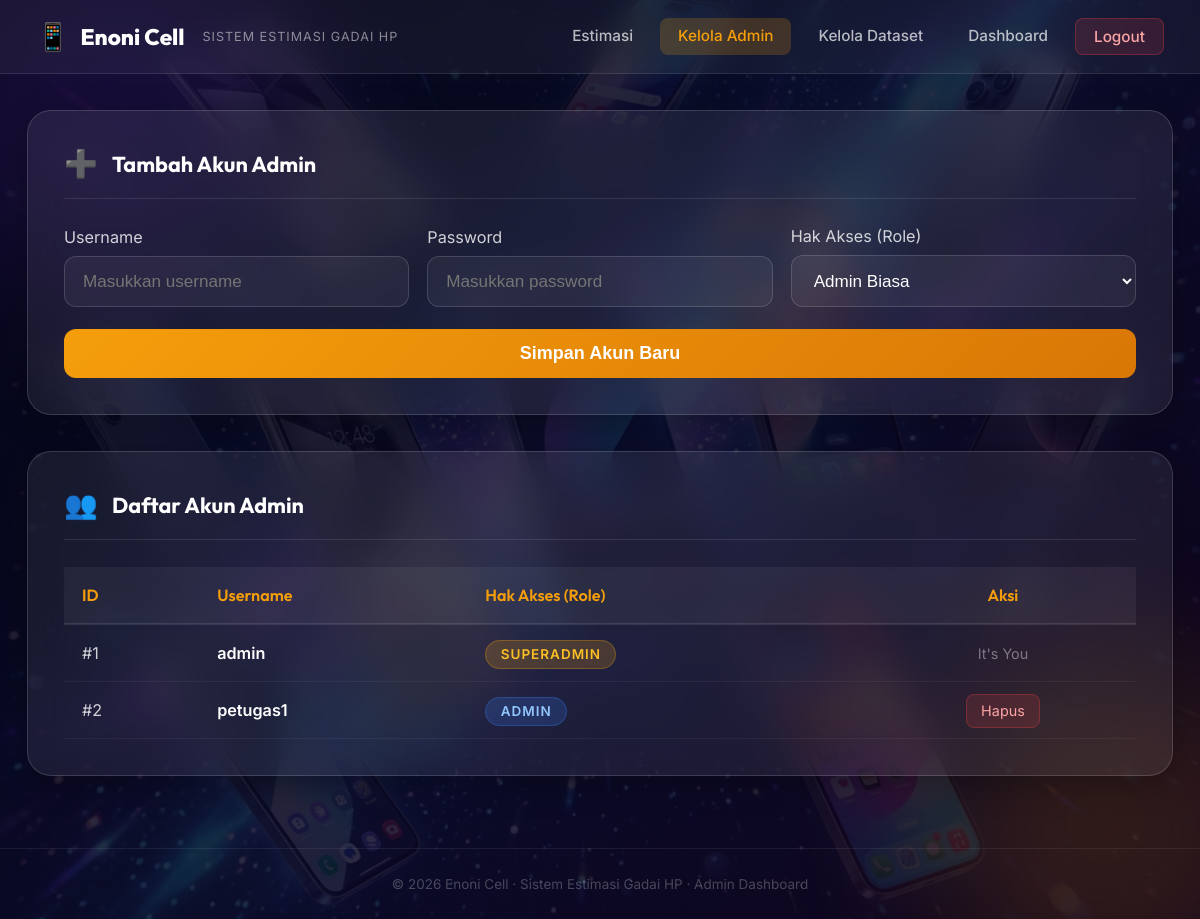
Screenshot of /users (signed in) with the database file from the repository.
### app.py (models this page shows)
class User(db.Model):
    id_user = db.Column(db.Integer, primary_key=True)
    username = db.Column(db.String(50), unique=True, nullable=False)
    password = db.Column(db.String(200), nullable=False) # Hashed password (Jangan 50, hash werkzeug butuh ~162 karakter)
    role = db.Column(db.Enum('superadmin', 'admin', name='user_roles'), default='admin', nullable=False)

### app.py (the view)
@app.route('/users')
def users():
    if not session.get('logged_in'):
        return redirect(url_for('login'))
    if session.get('role') != 'superadmin':
        flash('Akses ditolak! Anda bukan Superadmin.', 'danger')
        return redirect(url_for('dashboard'))
    all_users = User.query.all()
    return render_template('users.html', users=all_users)

### app.py (called while the page is built)
@app.before_request
def require_login():
    allowed_routes = ['login', 'static']
    if request.endpoint not in allowed_routes and not session.get('logged_in'):
        return redirect(url_for('login'))

@app.after_request
def add_header(response):
    response.headers['Cache-Control'] = 'no-store, no-cache, must-revalidate, max-age=0'
    response.headers['Pragma'] = 'no-cache'
    response.headers['Expires'] = '-1'
    return response

### templates/users.html (shortened to what this page needs)
<!DOCTYPE html>
<html lang="id">
<head>
</head>
<body>
<div class="bg-wrapper">
  <img src="{{ url_for('static', filename='img/phone_background.png') }}" alt="bg">
  <div class="bg-overlay"></div>
</div>
<div class="blob blob-1"></div>
<div class="blob blob-2"></div>
<nav class="navbar">
  <div class="nav-brand">
    <span class="nav-icon">📱</span>
    <span class="nav-title">Enoni Cell</span>
    <span class="nav-sub">Sistem Estimasi Gadai HP</span>
  </div>
  <div class="nav-links">
    <a href="/" class="nav-link">Estimasi</a>
    {% if session.get('logged_in') %}
      {% if session.get('role') == 'superadmin' %}
      <a href="/users" class="nav-link active">Kelola Admin</a>
      {% endif %}
      <a href="/dataset" class="nav-link">Kelola Dataset</a>
      <a href="/dashboard" class="nav-link">Dashboard</a>
      <a href="/logout" class="nav-link btn-logout">Logout</a>
    {% endif %}
  </div>
</nav>
<div class="dashboard-container">
  <div class="db-grid">
    <div class="glass-card">
      <div class="card-header">
        <span class="card-icon">➕</span>
        <h2>Tambah Akun Admin</h2>
      </div>
      <form action="/add_user" method="POST">
        <div class="form-row">
          <div class="form-group">
            <label for="username">Username</label>
            <input type="text" id="username" name="username" class="form-control" required placeholder="Masukkan username">
          </div>
          <div class="form-group">
            <label for="password">Password</label>
            <input type="password" id="password" name="password" class="form-control" required placeholder="Masukkan password">
          </div>
          <div class="form-group">
            <label for="role">Hak Akses (Role)</label>
            <select id="role" name="role" class="form-control" required>
              <option value="admin">Admin Biasa</option>
            </select>
          </div>
        </div>
        <div class="form-row" style="grid-template-columns: 1fr;">
            <button type="submit" class="btn-submit">
                <span>Simpan Akun Baru</span>
            </button>
        </div>
      </form>
    </div>
    <div class="glass-card">
      <div class="card-header">
        <span class="card-icon">👥</span>
        <h2>Daftar Akun Admin</h2>
      </div>
      <div class="table-responsive">
        <table class="db-table">
          <thead>
            <tr>
              <th>ID</th>
              <th>Username</th>
              <th>Hak Akses (Role)</th>
              <th style="text-align: center;">Aksi</th>
            </tr>
          </thead>
          <tbody>
            {% for u in users %}
            <tr>
              <td>#{{ u.id_user }}</td>
              <td style="font-weight: 600; color: #fff;">{{ u.username }}</td>
              <td>
                <span class="badge {{ 'badge-superadmin' if u.role == 'superadmin' else 'badge-admin' }}">
                  {{ u.role }}
                </span>
              </td>
              <td style="text-align: center;">
                {% if u.username == session['username'] %}
                  <span style="font-size: 0.8rem; color: rgba(255,255,255,0.4);">It's You</span>
                {% else %}
                  <a href="/delete_user/{{ u.id_user }}" class="btn-delete" onclick="return confirm('Apakah Anda yakin ingin menghapus akun {{ u.username }}?');">Hapus</a>
                {% endif %}
              </td>
            </tr>
            {% endfor %}
          </tbody>
        </table>
      </div>
    </div>
  </div>
</div>
<footer class="footer">
  &copy; 2026 Enoni Cell · Sistem Estimasi Gadai HP · Admin Dashboard
</footer>
</body>
</html>

### templates/users.html (style rules this page uses)
*, *::before, *::after { margin:0; padding:0; box-sizing:border-box; }
html { font-size: 18px; }
body { font-family: 'Inter', sans-serif; min-height: 100vh; background: #0a0a1a; color: #fff; }
.bg-wrapper { position: fixed; inset: 0; z-index: 0; }
.bg-wrapper img { width: 100%; height: 100%; object-fit: cover; object-position: center; opacity: 0.6; }
.bg-overlay { position: absolute; inset: 0; background: linear-gradient(135deg, rgba(5,5,20,0.85) 0%, rgba(10,10,40,0.75) 50%, rgba(20,5,30,0.85) 100%); }
.blob { position:fixed; border-radius:50%; filter:blur(80px); opacity:0.15; z-index:1; pointer-events:none; }
.blob-1 { width:400px; height:400px; background:#7c3aed; top:-100px; left:-100px; }
.blob-2 { width:350px; height:350px; background:#f59e0b; bottom:-80px; right:-80px; }
.navbar { position: relative; z-index: 10; display: flex; align-items: center; justify-content: space-between; padding: 1rem 2rem; background: rgba(255,255,255,0.05); backdrop-filter: blur(12px); border-bottom: 1px solid rgba(255,255,255,0.1); }
.nav-brand { display:flex; align-items:center; gap:0.6rem; }
.nav-icon { font-size:1.5rem; }
.nav-title { font-family:'Outfit',sans-serif; font-size:1.25rem; font-weight:800; color:#fff; }
.nav-sub { font-size:0.7rem; color:rgba(255,255,255,0.5); margin-left:0.4rem; text-transform:uppercase; letter-spacing:1px; }
.nav-links { display:flex; gap:0.5rem; }
.nav-link { padding: 0.45rem 1rem; border-radius: 8px; color: rgba(255,255,255,0.7); text-decoration:none; font-size:0.85rem; font-weight:500; transition: all 0.2s; }
.nav-link.active { background:rgba(245,158,11,0.2); color:#f59e0b; }
.nav-link.btn-logout { background: rgba(239,68,68,0.15); color:#fca5a5; border:1px solid rgba(239,68,68,0.3); }
.dashboard-container { position: relative; z-index: 5; max-width: 1200px; margin: 0 auto; padding: 2rem 1.5rem 4rem; }
.db-grid { display: flex; flex-direction: column; gap: 2rem; }
.glass-card { background: rgba(255,255,255,0.07); backdrop-filter: blur(20px); border: 1px solid rgba(255,255,255,0.15); border-radius: 24px; padding: 2rem; box-shadow: 0 8px 32px rgba(0,0,0,0.3); }
.card-header { display:flex; align-items:center; gap:0.8rem; margin-bottom:1.5rem; padding-bottom: 1rem; border-bottom: 1px solid rgba(255,255,255,0.1); }
.card-header h2 { font-family:'Outfit',sans-serif; font-size:1.2rem; font-weight:700; color:#fff; }
.card-icon { font-size:1.5rem; }
.form-group { margin-bottom: 1.2rem; }
.form-group label { display: block; margin-bottom: 0.5rem; font-size: 0.9rem; color: rgba(255,255,255,0.8); }
.form-control { width: 100%; padding: 0.8rem 1rem; background: rgba(255,255,255,0.05); border: 1px solid rgba(255,255,255,0.15); border-radius: 12px; color: #fff; font-size: 0.95rem; outline: none; transition: all 0.2s; }
.form-control option { background: #1a1a2e; color: #fff; }
.form-row { display: grid; grid-template-columns: 1fr 1fr 1fr; gap: 1rem; align-items: end; }
.btn-submit { background: linear-gradient(135deg, #f59e0b 0%, #d97706 100%); color: #fff; border: none; padding: 0.8rem 1.5rem; border-radius: 12px; font-weight: 600; font-size: 1rem; cursor: pointer; display: flex; align-items: center; justify-content: center; gap: 0.5rem; transition: all 0.2s; width: 100%; }
.table-responsive { overflow-x: auto; }
.db-table { width: 100%; border-collapse: collapse; font-size: 0.9rem; color: rgba(255,255,255,0.8); }
.db-table th { text-align: left; padding: 1rem; background: rgba(255,255,255,0.05); font-family: 'Outfit', sans-serif; font-weight: 600; color: #f59e0b; border-bottom: 2px solid rgba(255,255,255,0.1); }
.db-table td { padding: 1rem; border-bottom: 1px solid rgba(255,255,255,0.05); vertical-align: middle; }
.badge { padding: 0.3rem 0.8rem; border-radius: 20px; font-size: 0.75rem; font-weight: 600; text-transform: uppercase; letter-spacing: 1px; }
.badge-superadmin { background: rgba(245, 158, 11, 0.2); color: #fbbf24; border: 1px solid rgba(245, 158, 11, 0.3); }
.badge-admin { background: rgba(59, 130, 246, 0.2); color: #93c5fd; border: 1px solid rgba(59, 130, 246, 0.3); }
.btn-delete { background: rgba(239, 68, 68, 0.15); color: #fca5a5; padding: 0.4rem 0.8rem; border-radius: 8px; text-decoration: none; font-size: 0.8rem; border: 1px solid rgba(239, 68, 68, 0.3); transition: all 0.2s; }
.footer { position:relative; z-index:5; text-align:center; padding:1.5rem; font-size:0.75rem; color:rgba(255,255,255,0.25); border-top:1px solid rgba(255,255,255,0.07); }

### rows the page displays
User: id_user "1", username "admin", role "SUPERADMIN", shows "It's You"
User: id_user "2", username "petugas1", role "ADMIN"
